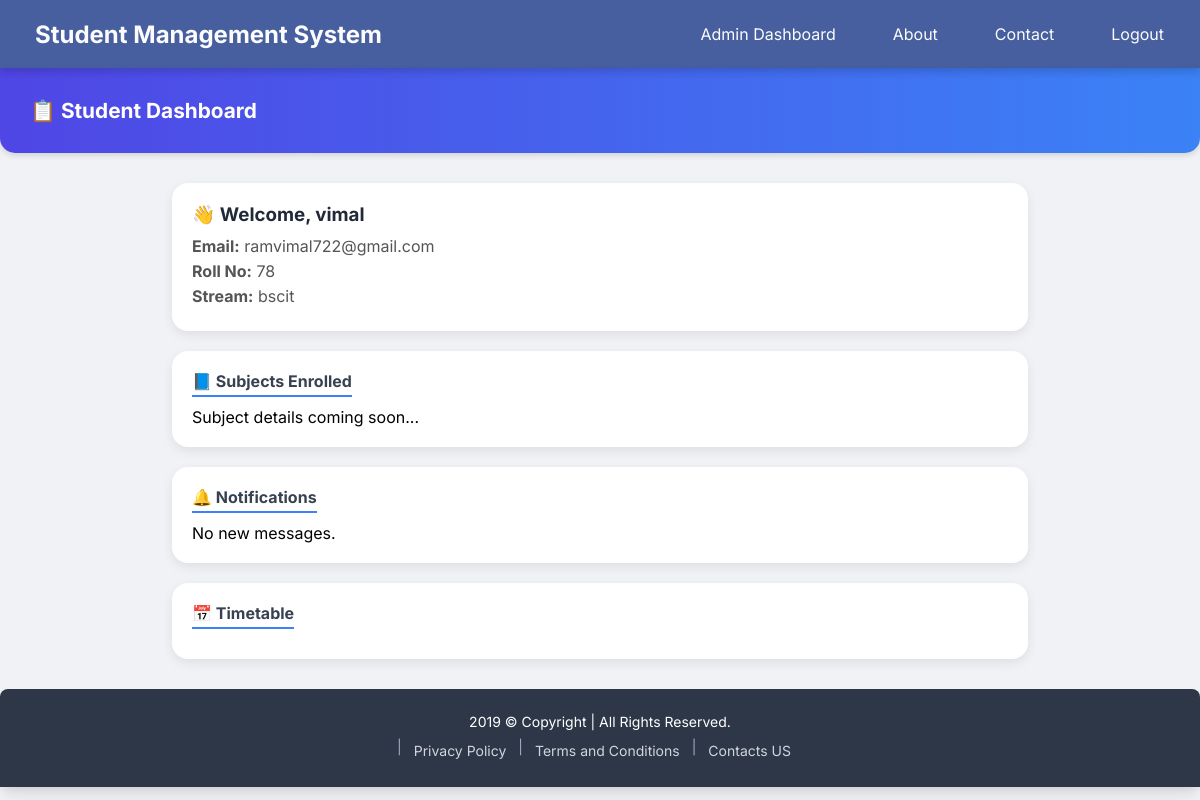
The page /student/dashboard/ (signed in) on the database its author committed.
### accounts/models.py (models this page shows)
class CustomUser(AbstractUser):
    ROLE_CHOICES = (
        ('student', 'Student'),
        ('teacher', 'Teacher'),
    )
    role = models.CharField(max_length=10, choices=ROLE_CHOICES, default='student')
    rollno = models.IntegerField(blank=True, null=True)
    stream = models.CharField(max_length=30, default='Not selected')
    def __str__(self):
        return self.username

### student/views.py (the view)
# urls.py: path('dashboard/',views.student_dashboard , name="student_dashboard"),
def student_dashboard(request):
    if not request.user.is_authenticated or request.user.role != 'student':
        return redirect("login")
    username = request.user
    student = CustomUser.objects.get(username=username)
    return render(request, 'student/student_dashbord.html', {'student': student})

### templates/student/student_dashbord.html (shortened to what this page needs)
{% extends "Homepage/home.html" %}
{% load static %}
{% block style %}
    <link rel="stylesheet" href="{% static 'student/student_dashbord_style.css' %}">
{% endblock style %}
{% block content %}
<div class="navbar_dashboard">
    <div><strong>📋 Student Dashboard</strong></div>
</div>
<div class="container">
    <div class="profile">
        <h3>👋 Welcome, {{ student.username }}</h3>
        <p><strong>Email:</strong> {{ student.email }}</p>
        <p><strong>Roll No:</strong> {{ student.rollno }}</p>
        <p><strong>Stream:</strong> {{ student.stream }}</p>
    </div>
    <div class="card">
        <h4>📘 Subjects Enrolled </h4>
        <p>Subject details coming soon...</p>
    </div>
    <div class="card">
        <h4>🔔 Notifications</h4>
        <p>No new messages.</p>
    </div>
    <div class="card">
        <h4>📅 Timetable</h4>
    </div>
</div>
{% endblock content %}

### static/student/student_dashbord_style.css (style rules this page uses)
.navbar_dashboard { background: linear-gradient(90deg, #4f46e5, #3b82f6); color: white; padding: 30px 30px; font-size: 1.3rem; font-weight: 600; border-bottom-left-radius: 15px; border-bottom-right-radius: 15px; box-shadow: 0 2px 6px rgba(0,0,0,0.15); }
.container { max-width: 1100px; margin: 30px auto; display: flex; align-items: center; justify-content: center; flex-direction: column; gap: 20px; padding: 0 15px; }
.card, .profile { background: #fff; border-radius: 16px; width: 80%; padding: 20px; box-shadow: 0 4px 12px rgba(0,0,0,0.08); transition: transform 0.2s ease, box-shadow 0.2s ease; }
.profile h3 { margin-bottom: 10px; color: #1f2937; }
.profile p { margin: 5px 0; color: #555; }
.card h4 { color: #374151; margin-bottom: 10px; border-bottom: 2px solid #3b82f6; display: inline-block; padding-bottom: 4px; }

### static/Home_css/navbar.css (style rules this page uses)
* { margin: 0; padding: 0; box-sizing: border-box; }
body { margin: 0; padding: 0; font-family: 'Inter', sans-serif; background-color: #f0f2f5; }

### rows shown on the page
CustomUser: username "vimal", email "ramvimal722@gmail.com", rollno "78", stream "bscit"
